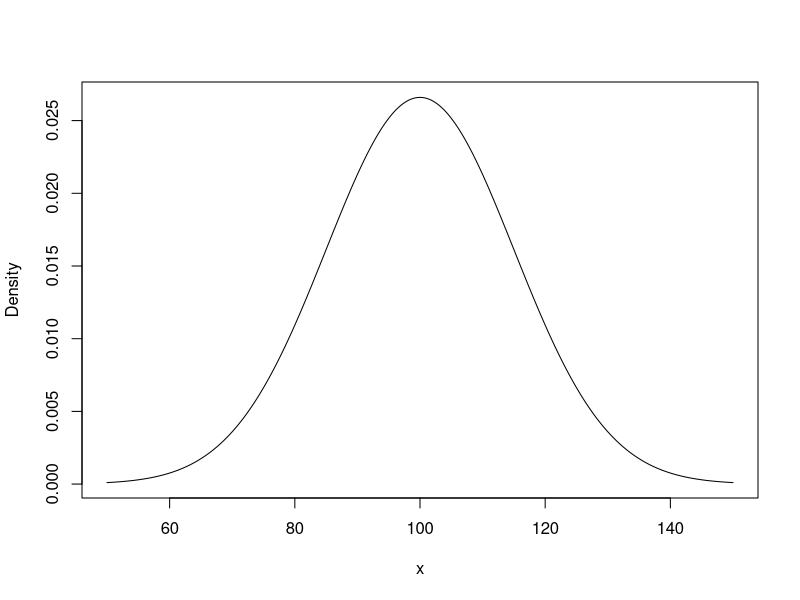

Write the R code that produced this figure.
n <- 10
p <- 0.5
cat("The P(X=4) :", dbinom(4,n,p), "\n")
cat("The P(x<=4) :", pbinom(4,n,p), "\n")
cat("The P(x>4) :", 1-pbinom(4,n,p),"\n")
cat("Mean :", n*p, "Var :", n*p*(1-p))

lamda <- 3
cat("p(x=4 :", dpois(4,lamda),"\n")
cat("The P(x<=4) :", ppois(4,lamda), "\n")
cat("The P(x>4) :", 1-ppois(4,lamda),"\n")
cat("Mean :", lamda, "Var :", lamda)

mean <- 100
std_dev <- 15
cat("p(x<120) :", pnorm(120,mean, std_dev),"\n")
z <- (120-mean)/std_dev
cat("Z score :", z)

df <- 10
cat("p(x<15) :",pchisq(15,df),"\n")
cat("p(x>15) :", 1-pchisq(15,df), "\n")
cat("p(10<x<15) :", pchisq(15,df)-pchisq(10,df))

df_t <- 10
cat("p(x<15) :", pt(15,df_t))

df_1 <- 5
df_2 <- 10
cat("p(x<15) :",pf(15,df_1,df_2))

#CI for known SD
m <- 50
std <- 10
n <- 30
alpha <- 0.05

z <- qnorm(1-alpha/2)
upper <- m + z*(std/sqrt(n))
lower <- m - z * (std/sqrt(n))
cat("upper limit :",upper, "Lower limit :",lower)

#CI unknown SD
n <- c(34,56,45,86,34)
t_interval <- t.test(n, conf.level = 0.95)
cat("CI :", t_interval$conf.int)

#CI for proportion test
x <- 40
n <- 100
prop_test <- prop.test(x,n,conf.level = 0.95)
cat("CI :",prop_test$conf.int)

x_value <- seq(50,150, by=0.1)
y_value <- dnorm(x_value,100,15)
plot(
  x_value,
  y_value,
  type = "l",
  xlab = "x",
  ylab = "Density"
)
